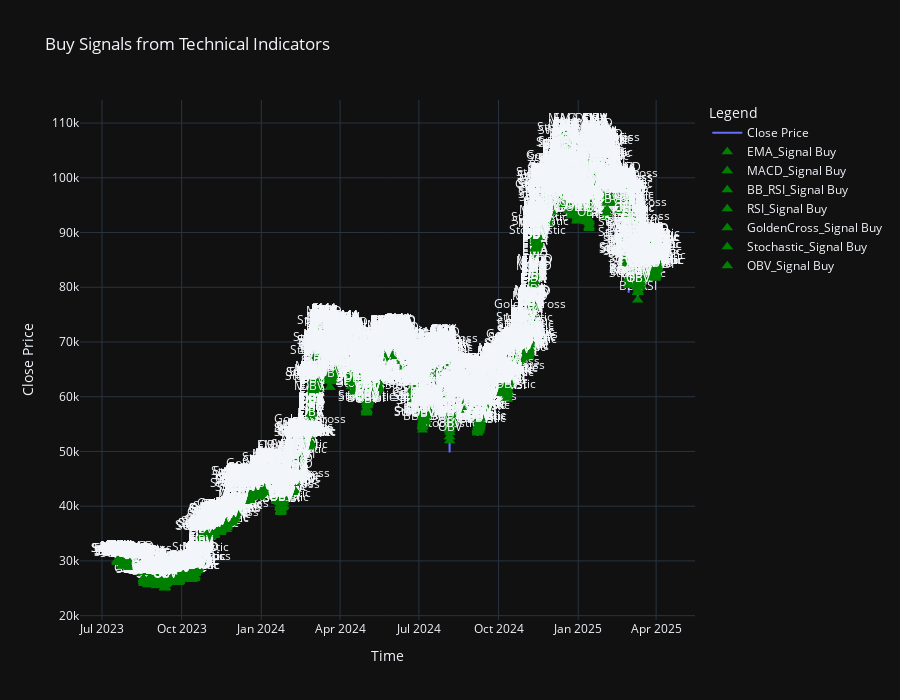

The cell this chart's notebook holds for it:
### Code cell
import plotly.graph_objects as go

# Step 1: Find all *_Signal columns
signal_cols = [col for col in df.columns if col.endswith('_Signal')]

# Step 2: Create the base line chart for CLOSE
fig = go.Figure()
fig.add_trace(go.Scatter(x=df.index, y=df['CLOSE'],
                         mode='lines',
                         name='Close Price'))

# Step 3: Loop through each signal and add buy markers
for col in signal_cols:
    signal_buy = df[df[col] == 1]
    fig.add_trace(go.Scatter(
        x=signal_buy.index,
        y=signal_buy['CLOSE'],
        mode='markers+text',
        marker=dict(symbol='triangle-up', color='green', size=10),
        name=f'{col} Buy',
        text=[col.replace('_Signal', '')] * len(signal_buy),
        textposition='top center',
        hoverinfo='text+x+y'
    ))

# Step 4: Layout
fig.update_layout(
    title="Buy Signals from Technical Indicators",
    xaxis_title="Time",
    yaxis_title="Close Price",
    legend_title="Legend",
    height=700,
    template='plotly_dark'
)

fig.show()

### Figure 1 — Plotly figure (JSON) as saved in the notebook; plotly's stock layout.template omitted (floating-point values rounded to 4 significant figures; data arrays with more than 128 entries replaced by an {"elided": "..."} marker saying what was removed)
{"data": [{"mode": "lines", "name": "Close Price", "type": "scatter", "x": {"elided": "15000 str values"}, "y": {"elided": "15000 float values"}}, {"hoverinfo": "text+x+y", "marker": {"color": "green", "size": 10, "symbol": "triangle-up"}, "mode": "markers+text", "name": "EMA_Signal Buy", "text": {"elided": "7444 str values"}, "textposition": "top center", "type": "scatter", "x": {"elided": "7444 str values"}, "y": {"elided": "7444 float values"}}, {"hoverinfo": "text+x+y", "marker": {"color": "green", "size": 10, "symbol": "triangle-up"}, "mode": "markers+text", "name": "MACD_Signal Buy", "text": {"elided": "581 str values"}, "textposition": "top center", "type": "scatter", "x": {"elided": "581 str values"}, "y": {"elided": "581 float values"}}, {"hoverinfo": "text+x+y", "marker": {"color": "green", "size": 10, "symbol": "triangle-up"}, "mode": "markers+text", "name": "BB_RSI_Signal Buy", "text": {"elided": "463 str values"}, "textposition": "top center", "type": "scatter", "x": {"elided": "463 str values"}, "y": {"elided": "463 float values"}}, {"hoverinfo": "text+x+y", "marker": {"color": "green", "size": 10, "symbol": "triangle-up"}, "mode": "markers+text", "name": "RSI_Signal Buy", "text": {"elided": "446 str values"}, "textposition": "top center", "type": "scatter", "x": {"elided": "446 str values"}, "y": {"elided": "446 float values"}}, {"hoverinfo": "text+x+y", "marker": {"color": "green", "size": 10, "symbol": "triangle-up"}, "mode": "markers+text", "name": "GoldenCross_Signal Buy", "text": ["GoldenCross", "GoldenCross", "GoldenCross", "GoldenCross", "GoldenCross", "GoldenCross", "GoldenCross", "GoldenCross", "GoldenCross", "GoldenCross", "GoldenCross", "GoldenCross", "GoldenCross", "GoldenCross", "GoldenCross", "GoldenCross", "GoldenCross", "GoldenCross", "GoldenCross", "GoldenCross", "GoldenCross", "GoldenCross", "GoldenCross", "GoldenCross", "GoldenCross", "GoldenCross", "GoldenCross", "GoldenCross", "GoldenCross", "GoldenCross", "GoldenCross", "GoldenCross", "GoldenCross", "GoldenCross", "GoldenCross", "GoldenCross", "GoldenCross", "GoldenCross", "GoldenCross", "GoldenCross", "GoldenCross", "GoldenCross", "GoldenCross", "GoldenCross", "GoldenCross", "GoldenCross", "GoldenCross"], "textposition": "top center", "type": "scatter", "x": ["2023-08-03T15:00:00+00:00", "2023-08-08T17:00:00+00:00", "2023-08-25T23:00:00+00:00", "2023-08-29T15:00:00+00:00", "2023-09-08T18:00:00+00:00", "2023-09-13T18:00:00+00:00", "2023-09-29T01:00:00+00:00", "2023-10-16T17:00:00+00:00", "2023-11-17T10:00:00+00:00", "2023-11-20T03:00:00+00:00", "2023-11-29T05:00:00+00:00", "2023-12-20T02:00:00+00:00", "2024-01-02T02:00:00+00:00", "2024-01-27T08:00:00+00:00", "2024-02-07T17:00:00+00:00", "2024-02-26T16:00:00+00:00", "2024-03-25T12:00:00+00:00", "2024-04-07T10:00:00+00:00", "2024-04-21T01:00:00+00:00", "2024-05-04T20:00:00+00:00", "2024-05-14T19:00:00+00:00", "2024-05-25T21:00:00+00:00", "2024-06-03T19:00:00+00:00", "2024-07-01T09:00:00+00:00", "2024-07-11T01:00:00+00:00", "2024-07-27T07:00:00+00:00", "2024-08-09T20:00:00+00:00", "2024-08-18T22:00:00+00:00", "2024-08-20T00:00:00+00:00", "2024-09-10T22:00:00+00:00", "2024-10-07T14:00:00+00:00", "2024-10-12T23:00:00+00:00", "2024-10-28T13:00:00+00:00", "2024-11-06T16:00:00+00:00", "2024-11-30T11:00:00+00:00", "2024-12-04T19:00:00+00:00", "2024-12-12T17:00:00+00:00", "2024-12-26T10:00:00+00:00", "2025-01-02T22:00:00+00:00", "2025-01-15T11:00:00+00:00", "2025-01-30T20:00:00+00:00", "2025-02-14T21:00:00+00:00", "2025-02-15T08:00:00+00:00", "2025-02-21T00:00:00+00:00", "2025-03-03T12:00:00+00:00", "2025-03-05T22:00:00+00:00", "2025-03-15T20:00:00+00:00"], "y": [29260.0, 29810.0, 26060.0, 27420.0, 25800.0, 26110.0, 27050.0, 28230.0, 36360.0, 37110.0, 38040.0, 42430.0, 45380.0, 41470.0, 43500.0, 53390.0, 67080.0, 69330.0, 64950.0, 63870.0, 61600.0, 69140.0, 69200.0, 62940.0, 58280.0, 68040.0, 60750.0, 59350.0, 60480.0, 57620.0, 63990.0, 63210.0, 68820.0, 74330.0, 96270.0, 97210.0, 101600.0, 95500.0, 96910.0, 96760.0, 104900.0, 97460.0, 97510.0, 98240.0, 93030.0, 90450.0, 84390.0]}, {"hoverinfo": "text+x+y", "marker": {"color": "green", "size": 10, "symbol": "triangle-up"}, "mode": "markers+text", "name": "Stochastic_Signal Buy", "text": {"elided": "573 str values"}, "textposition": "top center", "type": "scatter", "x": {"elided": "573 str values"}, "y": {"elided": "573 float values"}}, {"hoverinfo": "text+x+y", "marker": {"color": "green", "size": 10, "symbol": "triangle-up"}, "mode": "markers+text", "name": "OBV_Signal Buy", "text": {"elided": "4002 str values"}, "textposition": "top center", "type": "scatter", "x": {"elided": "4002 str values"}, "y": {"elided": "4002 float values"}}], "layout": {"height": 700, "legend": {"title": {"text": "Legend"}}, "title": {"text": "Buy Signals from Technical Indicators"}, "xaxis": {"title": {"text": "Time"}}, "yaxis": {"title": {"text": "Close Price"}}}}
